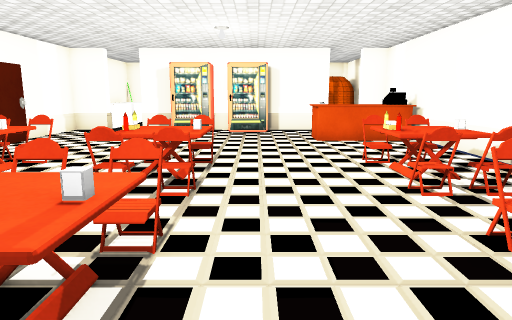
view 1 (above)

16 first-person views from a walk through a Unity game level. The camera is 1.5 m above the floor, tilts 10° down and sees 70° across. The floor is counted in squares, 1 m on a side. Each view is taken from the middle of a square. On the plan, view 1 faces up. The plan holds only what a view shows up to about 16 squares ahead; the rest is blank. The place goes on beyond the plan. The player is left out. Some surface patterns are stand-ins.

view 2
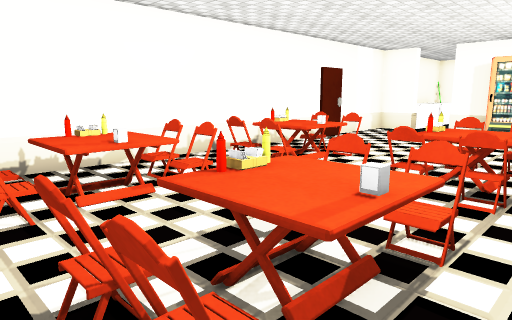

view 3
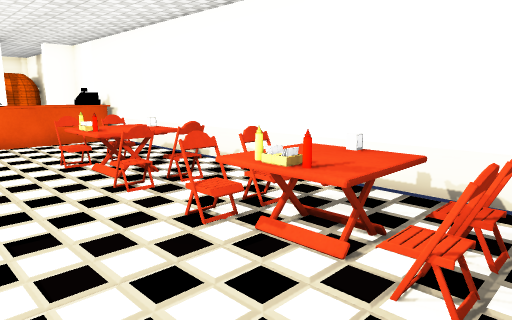

view 4
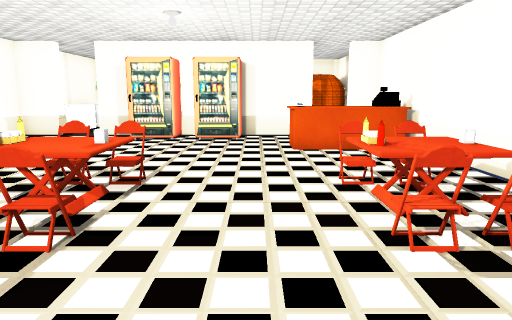

view 5
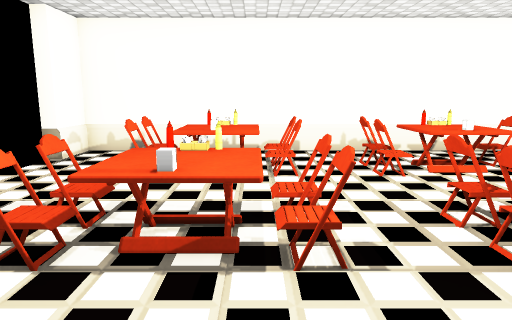

view 6
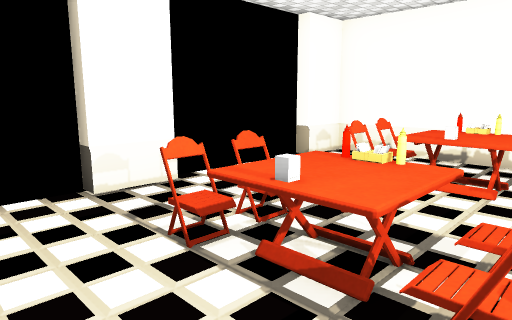

view 7
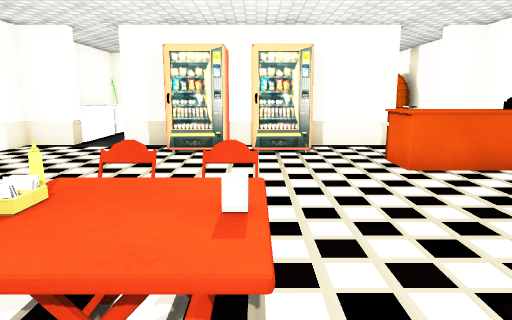

view 8
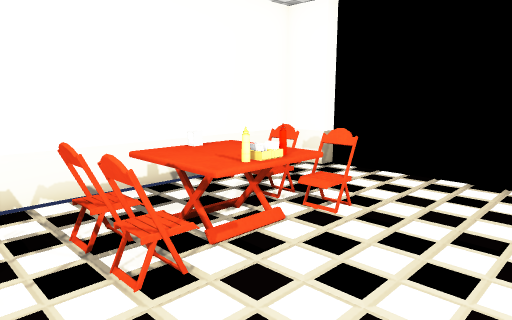

view 9
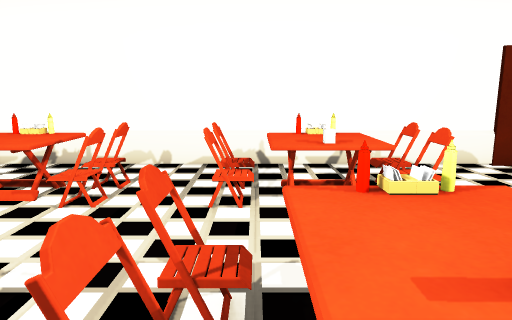

view 10
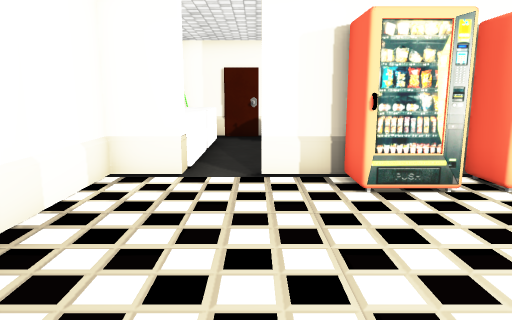

view 11
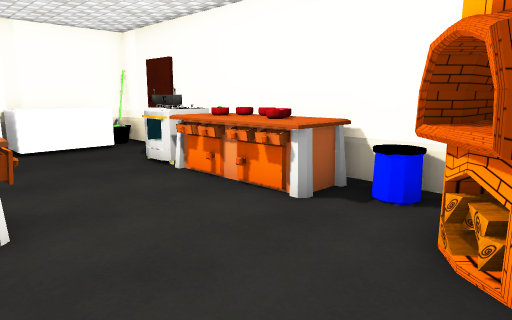

view 12
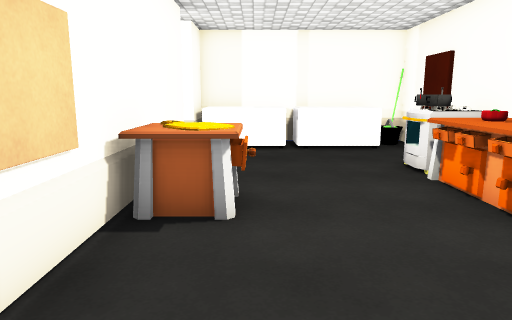

view 13
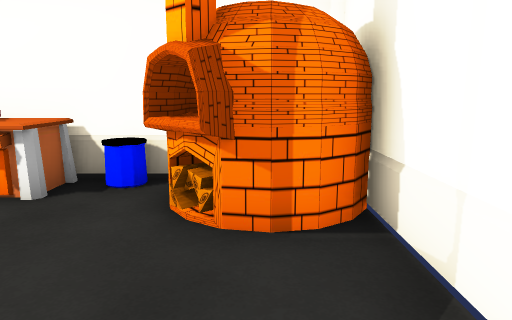

view 14
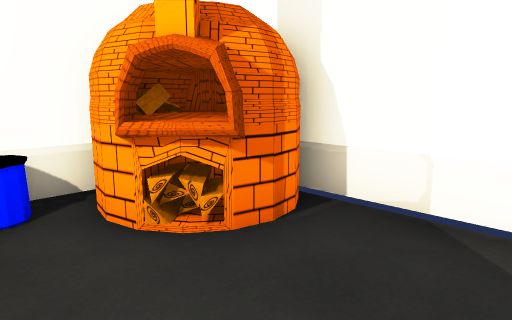

view 15
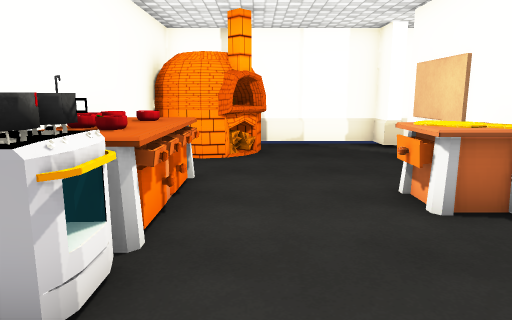

view 16
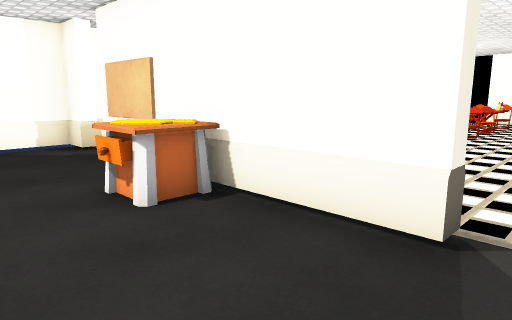

### Floor plan
Points are (right, up) in squares from view 1. A wall is a line through its corners. A room is listed if a view was taken in it or the views show most of it. See-through windows are left out.
Room 1 (views 1, 2, 3, 4, 5, 6, 7, 8, 9, 10, 13)
walls: (-7.8, 6.5) (-7.8, 5.4); (-7.8, 3.6) (-7.8, 0.5); (-7.8, 11.5) (-7.8, 8.4); (-2.6, -1.5) (-1.1, -1.5); (3.1, 15.8) (-4.9, 15.8) (-4.9, 16.2); (-6.4, -1.9) (-2.8, -1.9); (-6.4, 16.2) (-6.4, 15.8) (-7.8, 15.8) (-7.8, 13.4); (5.5, -1.6) (5.5, 15.8) (4.5, 15.8) (4.5, 16.2); (-7.9, -1.5) (-7.4, -1.5)
ways out: opening at (-5.5, 16) to room 2; opening at (4, 16) to room 2
objects: other object (-8, -1); other object (-8, 0); other object (-8, 2); other object (-8, 4); other object (-8, 5); other object (-8, 7); other object (-8, 8); other object (-8, 10); other object (-8, 12); other object (-8, 13); other object (-8, 15); other object (-7, -2); other object (-6, 1) to (-5, 4); other object (-6, 6) to (-5, 8); other object (-3, 15); other object (-2, -2); other object (-2, 1) to (-1, 4); other object (-2, 6) to (-1, 8); other object (-2, 15); other object (-1, 15) to (0, 15); other object (2, 12) to (5, 13); other object (2, 13); other object (3, 1) to (4, 4); other object (3, 6) to (4, 8); other object (5, -2); other object (5, 13)
Room 2 (views 11, 12, 14, 15, 16)
walls: (-4.9, 16.2) (3.1, 16.2); (3.9, 22.7) (-7.8, 22.7) (-7.8, 16.2) (-6.4, 16.2); (4.5, 16.2) (5.5, 16.2) (5.5, 21)
ways out: opening at (-5.5, 16) to room 1; opening at (4, 16) to room 1
objects: other object (-7, 17) to (-7, 19); other object (-7, 20) to (-7, 21); other object (-7, 22); other object (-4, 21); other object (-3, 21); other object (-3, 22); other object (-2, 21) to (0, 21); other object (-1, 17) to (0, 18); other object (1, 22) to (2, 22); other object (3, 20) to (5, 22)

Where each view was taken, in squares from view 1:
view 1: 0 up, 0 right, facing up
view 2: 0 up, 0 right, facing up-left
view 3: 0 up, 0 right, facing up-right
view 4: 2 up, 1 right, facing up
view 5: 3 up, 2 right, facing left
view 6: 4 up, 1 right, facing down-left
view 7: 5 up, 1 left, facing up
view 8: 5 up, 0 right, facing down-right
view 9: 6 up, 0 right, facing left
view 10: 9 up, 5 left, facing up
view 11: 17 up, 4 right, facing up-left
view 12: 18 up, 4 right, facing left
view 13: 16 up, 4 right, facing up
view 14: 17 up, 1 right, facing up-right
view 15: 20 up, 6 left, facing right
view 16: 20 up, 6 left, facing down-right
